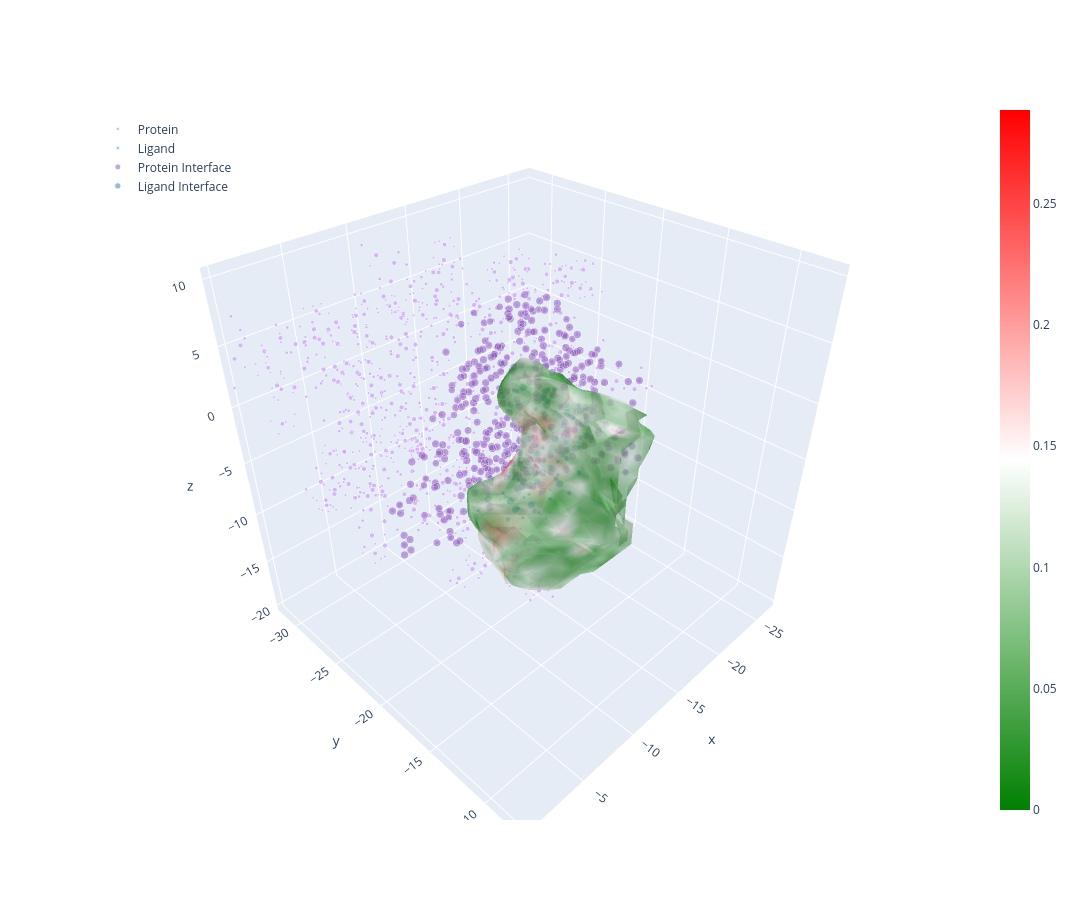

The notebook cell saved with this chart:
### Markdown cell above
# Запуск пайплайна

### Code cell
ligand_pqr = Path("example/lig1_charged.pqr")
protein_pqr = Path("example/5c7a_charged.pqr")

main(ligand_pqr, protein_pqr)
